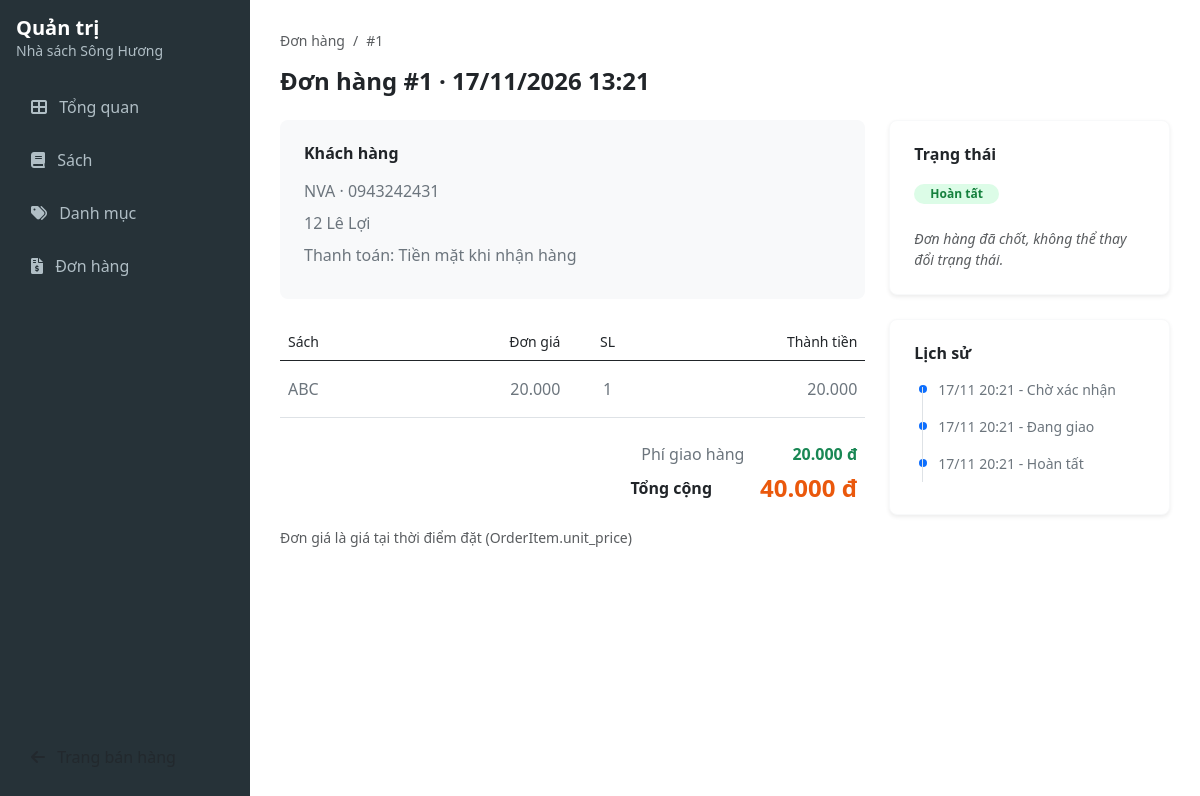
Screenshot of /admin/orders/1 with the database file from the repository.
### bai_tap/nha_sach_song_huong/models.py (models this page shows)
class Order(db.Model):
    id = db.Column(db.Integer, primary_key=True)
    customer_name = db.Column(db.String(100), nullable=False)
    phone = db.Column(db.String(10), nullable=False)
    email = db.Column(db.String(100))
    address = db.Column(db.String(255), nullable=False)
    note = db.Column(db.Text)
    payment_method = db.Column(db.String(20), nullable=False, default='cod')
    shipping_fee = db.Column(db.Integer, nullable=False, default=0)
    total_amount = db.Column(db.Integer, nullable=False)
    status = db.Column(db.String(50), nullable=False, default='Chờ xác nhận')
    created_at = db.Column(db.DateTime, default=datetime.utcnow)
    items = db.relationship('OrderItem', backref='order', lazy=True)
    history = db.relationship('OrderHistory', backref='order', lazy=True)

class OrderItem(db.Model):
    id = db.Column(db.Integer, primary_key=True)
    order_id = db.Column(db.Integer, db.ForeignKey('order.id'), nullable=False)
    book_id = db.Column(db.Integer, db.ForeignKey('book.id'), nullable=False)
    quantity = db.Column(db.Integer, nullable=False)
    unit_price = db.Column(db.Integer, nullable=False)

class Book(db.Model):
    id = db.Column(db.Integer, primary_key=True)
    title = db.Column(db.String(200), unique=True, nullable=False)
    author = db.Column(db.String(200), nullable=False)
    category_id = db.Column(db.Integer, db.ForeignKey('category.id'), nullable=False)
    price = db.Column(db.Integer, nullable=False)
    stock = db.Column(db.Integer, nullable=False, default=0)
    year = db.Column(db.Integer)
    description = db.Column(db.Text)
    image = db.Column(db.String(200))
    order_items = db.relationship('OrderItem', backref='book', lazy=True)

class OrderHistory(db.Model):
    id = db.Column(db.Integer, primary_key=True)
    order_id = db.Column(db.Integer, db.ForeignKey('order.id'), nullable=False)
    status = db.Column(db.String(50), nullable=False)
    timestamp = db.Column(db.DateTime, default=datetime.now)

### bai_tap/nha_sach_song_huong/app.py (the view, shortened to what this page needs)
@app.route('/admin/orders/<int:id>', methods=['GET', 'POST'])
def admin_order_detail(id):
    order = Order.query.get_or_404(id)
    next_statuses = []
    if order.status == 'Chờ xác nhận':
        next_statuses = ['Đang giao']
    elif order.status == 'Đang giao':
        next_statuses = ['Hoàn tất']
    return render_template('admin/order_detail.html', order=order, next_statuses=next_statuses)

### bai_tap/nha_sach_song_huong/app.py (called while the page is built)
@app.context_processor
def inject_cart_count():
    cart = session.get('cart', {})
    cart_count = sum(cart.values())
    return dict(cart_count=cart_count)

@app.context_processor
def inject_admin_badges():
    pending_count = Order.query.filter_by(status='Chờ xác nhận').count()
    return dict(pending_count=pending_count)

### bai_tap/nha_sach_song_huong/templates/admin/order_detail.html (shortened to what this page needs)
{% extends 'admin/admin_layout.html' %}
{% block admin_content %}
<nav aria-label="breadcrumb" class="small mb-3">
    <ol class="breadcrumb">
        <li class="breadcrumb-item"><a href="{{ url_for('admin_orders') }}" class="text-muted text-decoration-none">Đơn hàng</a></li>
        <li class="breadcrumb-item active" aria-current="page">#{{ order.id }}</li>
    </ol>
</nav>
<h4 class="fw-bold mb-4">Đơn hàng #{{ order.id }} &middot; {{ order.created_at.strftime('%d/%m/%Y %H:%M') }}</h4>
<div class="row">
    <div class="col-md-8">
        <div class="card border-0 bg-light rounded-3 mb-4">
            <div class="card-body p-4">
                <h6 class="fw-bold mb-3">Khách hàng</h6>
                <p class="mb-2 text-secondary">{{ order.customer_name }} &middot; {{ order.phone }}</p>
                <p class="mb-2 text-secondary">{{ order.address }}</p>
                <p class="mb-2 text-secondary">
                    Thanh toán: {{ 'Chuyển khoản' if order.payment_method == 'transfer' else 'Tiền mặt khi nhận hàng' }}
                </p>
            </div>
        </div>
        <table class="table align-middle border-bottom mb-4">
            <thead class="text-muted small border-bottom-0">
                <tr>
                    <th scope="col" class="fw-normal">Sách</th>
                    <th scope="col" class="fw-normal text-end">Đơn giá</th>
                    <th scope="col" class="fw-normal text-center">SL</th>
                    <th scope="col" class="fw-normal text-end">Thành tiền</th>
                </tr>
            </thead>
            <tbody>
                {% for item in order.items %}
                <tr>
                    <td class="text-secondary py-3">{{ item.book.title }}</td>
                    <td class="text-end text-secondary">{{ "{:,.0f}".format(item.unit_price).replace(',', '.') }}</td>
                    <td class="text-center text-secondary">{{ item.quantity }}</td>
                    <td class="text-end text-secondary">{{ "{:,.0f}".format(item.unit_price * item.quantity).replace(',', '.') }}</td>
                </tr>
                {% endfor %}
            </tbody>
        </table>
        <div class="d-flex justify-content-end mb-2 pe-2">
            <span class="text-secondary me-5">Phí giao hàng</span>
            <span class="text-success fw-bold">{{ "Miễn phí" if order.shipping_fee == 0 else "{:,.0f}".format(order.shipping_fee).replace(',', '.') ~ " đ" }}</span>
        </div>
        <div class="d-flex justify-content-end align-items-center mb-4 pe-2">
            <h6 class="fw-bold me-5 mb-0">Tổng cộng</h6>
            <h4 class="fw-bold text-orange mb-0" style="color: #ea580c;">{{ "{:,.0f}".format(order.total_amount).replace(',', '.') }} đ</h4>
        </div>
        <p class="text-muted small">Đơn giá là giá tại thời điểm đặt (OrderItem.unit_price)</p>
    </div>
    <div class="col-md-4">
        <div class="card border border-light shadow-sm rounded-3 mb-4">
            <div class="card-body p-4">
                <h6 class="fw-bold mb-3">Trạng thái</h6>
                <div class="mb-4">
                    {% if order.status == 'Chờ xác nhận' %}
                        <span class="badge rounded-pill px-3 py-1" style="background-color: #ffedd5; color: #c2410c;">Chờ xác nhận</span>
                    {% elif order.status == 'Đang giao' %}
                        <span class="badge rounded-pill px-3 py-1" style="background-color: #dbeafe; color: #1d4ed8;">Đang giao</span>
                    {% elif order.status == 'Hoàn tất' %}
                        <span class="badge rounded-pill px-3 py-1" style="background-color: #dcfce7; color: #15803d;">Hoàn tất</span>
                    {% else %}
                        <span class="badge rounded-pill px-3 py-1" style="background-color: #f1f5f9; color: #475569;">Đã huỷ</span>
                    {% endif %}
                </div>
                {% if order.status in ['Chờ xác nhận', 'Đang giao'] %}
                    <form method="POST" action="{{ url_for('admin_order_detail', id=order.id) }}">
                        <input type="hidden" name="csrf_token" value="{{ csrf_token() }}"/>
                        <label class="form-label text-secondary small">Chuyển sang</label>
                        <select name="new_status" class="form-select bg-light mb-3">
                            {% for st in next_statuses %}
                                <option value="{{ st }}">{{ st }}</option>
                            {% endfor %}
                        </select>
                        <button type="submit" name="action" value="update" class="btn btn-primary w-100 mb-3 rounded-3 py-2">Cập nhật</button>
                        <button type="submit" name="action" value="cancel" class="btn btn-outline-danger w-100 rounded-3 py-2 bg-white"
                                onclick="return confirm('Bạn có chắc muốn huỷ đơn hàng này? Tồn kho sẽ được hoàn lại.');">
                            Huỷ đơn
                        </button>
                    </form>
                {% else %}
                    <p class="text-muted small fst-italic m-0">Đơn hàng đã chốt, không thể thay đổi trạng thái.</p>
                {% endif %}
            </div>
        </div>
        <div class="card border border-light shadow-sm rounded-3">
            <div class="card-body p-4">
                <h6 class="fw-bold mb-3">Lịch sử</h6>
                <ul class="list-unstyled mb-0 position-relative" style="padding-left: 1.5rem;">
                    {% for history in order.history %}
                        <li class="mb-3 position-relative z-index-2">
                            <span class="position-absolute bg-primary rounded-circle" style="width: 8px; height: 8px; left: -1.2rem; top: 6px;"></span>
                            <div class="small text-secondary mb-1">{{ history.timestamp.strftime('%d/%m %H:%M') }} - {{ history.status }}</div>
                        </li>
                    {% endfor %}
                </ul>
            </div>
        </div>
    </div>
</div>
{% endblock %}

### bai_tap/nha_sach_song_huong/templates/admin/admin_layout.html (shortened to what this page needs)
<!DOCTYPE html>
<html lang="vi">
<head>
    <link href="https://cdn.jsdelivr.net/npm/bootstrap@5.3.0/dist/css/bootstrap.min.css" rel="stylesheet">
    <link rel="stylesheet" href="https://cdnjs.cloudflare.com/ajax/libs/font-awesome/6.0.0/css/all.min.css">
</head>
<body>
<div class="d-flex w-100" style="min-height: 100vh;">
    <div class="sidebar p-3 d-flex flex-column" style="width: 250px;">
        <h5 class="text-white fw-bold mb-0">Quản trị</h5>
        <small class="text-gray mb-4 d-block">Nhà sách Sông Hương</small>
        <ul class="nav flex-column gap-1 flex-grow-1">
            <li class="nav-item">
                <a href="{{ url_for('admin_dashboard') }}" class="nav-link {% if request.endpoint == 'admin_dashboard' %}active{% endif %}">
                    <i class="fas fa-th-large me-2"></i> Tổng quan
                </a>
            </li>
            <li class="nav-item">
                <a href="{{ url_for('admin_books') }}" class="nav-link {% if request.endpoint == 'admin_books' %}active{% endif %}">
                    <i class="fas fa-book me-2"></i> Sách
                </a>
            </li>
            <li class="nav-item">
                <a href="{{ url_for('admin_categories') }}" class="nav-link {% if request.endpoint == 'admin_categories' %}active{% endif %}">
                    <i class="fas fa-tags me-2"></i> Danh mục
                </a>
            </li>
            <li class="nav-item">
                <a href="{{ url_for('admin_orders') }}" class="nav-link d-flex justify-content-between align-items-center {% if request.endpoint == 'admin_orders' %}active{% endif %}">
                    <span><i class="fas fa-file-invoice-dollar me-2"></i> Đơn hàng</span>
                </a>
            </li>
        </ul>
        <div class="mt-auto">
            <a href="{{ url_for('books') }}" class="nav-link text-muted">
                <i class="fas fa-arrow-left me-2"></i> Trang bán hàng
            </a>
        </div>
    </div>
    <div class="flex-grow-1 content-area">
        {% block admin_content %}{% endblock %}
    </div>
</div>
</body>
</html>

### bai_tap/nha_sach_song_huong/templates/admin/admin_layout.html (style rules this page uses)
body { background-color: #ffffff; }
.sidebar { min-height: 100vh; background-color: #263238; color: #b0bec5; }
.sidebar .nav-link { color: #b0bec5; font-weight: 500; padding: 10px 15px; margin-bottom: 5px; border-radius: 6px; }
.content-area { padding: 30px; background-color: #ffffff; }

### rows the page displays
Order: id "1", created_at "17/11/2026 13:21", customer_name "NVA", phone "0943242431", address "12 Lê Lợi", payment_method "Tiền mặt khi nhận hàng", shipping_fee "20.000 đ", total_amount "40.000"
OrderItem: book "ABC", unit_price "20.000", quantity "1", unit_price+quantity "20.000"
OrderHistory: timestamp "17/11 20:21", status "Chờ xác nhận"
OrderHistory: timestamp "17/11 20:21", status "Đang giao"
OrderHistory: timestamp "17/11 20:21", status "Hoàn tất"
